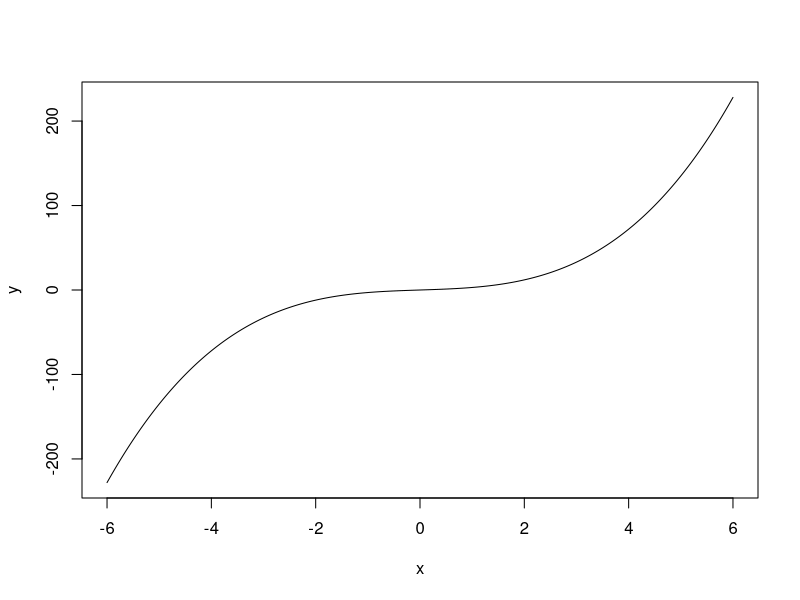

Reproduce this figure in R.
# #Week 5 Day 1 #####
# getwd()
# setwd("/Users/2011home/Library/Mobile Documents/com~apple~CloudDocs/Education/UConn/Spring 2018/R/Week5/DataSets")
# dir()
# rev_exp0 <- read.csv("district_rev_exp.csv")
# 
# rev_exp <- read.csv(file.choose(), stringsAsFactors = FALSE)
# 
# rev_exp$STATE <- as.factor(revexp$STATE)
# 
# class(rev_exp)
# head(rev_exp0)
# tail(rev_exp)
# 
# str(rev_exp)
# summary(rev_exp)
# 
# rev_exp$TOTALREV[rev_exp$TOTALREV == "-"] <- NA
# rev_exp$TOTALREV <- as.numeric(rev_exp$TOTALREV)
# 
# # Calculate the averages of enrollment, total revenue and total expecnditure for each state.
# colMeans(rev_exp[rev_exp$STATE == "California", c("ENROLL", "TOTALREV", "TOTALEXP")], na.rm = TRUE)
# colMeans(rev_exp[rev_exp$STATE == "Connecticut", c("ENROLL", "TOTALREV", "TOTALEXP")], na.rm = TRUE)
# colMeans(rev_exp[rev_exp$STATE == "Massachusettes", c("ENROLL", "TOTALREV", "TOTALEXP")], na.rm = TRUE)
# colMeans(rev_exp[rev_exp$STATE == "Missouri", c("ENROLL", "TOTALREV", "TOTALEXP")], na.rm = TRUE)
# 
# aggregate(rev_exp[ , c("ENROLL", "TOTALREV", "TOTALEXP")], list(rev_exp$STATE), mean, na.rm=TRUE)
# # list() specifies the criterion to make groups
# aggregate(rev_exp[ , c("ENROLL", "TOTALREV", "TOTALEXP")], by = list(ST = rev_exp$STATE, EnR = rev_exp$ENROLL > 1000), mean, na.rm=TRUE)
# 
# a <- na.omit(rev_exp) # eliminate the rows that contain NA
# 
# # 2. text file: tab-delimited file
# # district_rev_exp.txt
# rev_exp1 <- read.delim(file.choose(), stringsAsFactors = FALSE)
# 
# head(rev_exp1)
# tail(rev_exp1)
# 
# #3. read.table: read any tabulat file as a data.frame
# rev_exp2 <- read.table(file.choose(), sep = "/", stringsAsFactors = FALSE)
# head(rev_exp2)
# str(rev_exp2)
# names(rev_exp2)
# 
# # table doesnt know that the first line is headers, so you must identify it as such if it is
# rev_exp2 <- read.table(file.choose(), sep = "/", header = TRUE, stringsAsFactors = FALSE)
# head(rev_exp2)
# str(rev_exp2)
# names(rev_exp2)
# 
# # we can also read a csv file and tab delimited txt file using read.table
# rev_exp3 <- read.table(file.choose(), sep = ",", header = TRUE, stringsAsFactors = FALSE) # district_rev_exp.csv
# rev_exp3 <- read.table(file.choose(), sep = "\t", header = TRUE, stringsAsFactors = FALSE) # district_rev_exp.csv
# 
# # You can save excel file with csv or tab delimited txt file. Then, you can use to read the file.
# # You can read excel file directly
# # First install the package "readxl"
# install.packages("readxl")
# library(readxl)
# excel_sheets(file.choose())
# rev_exp4 <- read_excel(file.choose(), sheet = 1)
# 
# # iYou can also import data from Stata
# install.packages("foreign")
# library(foreign)

# ## D2 ####
# ## Review of exercise 5d1
# rm(list=ls())
# 
# # 1 which league is the best in terms of wage (eur_wage) and overall?
# 
# getwd()
# setwd("/Users/2011home/Library/Mobile Documents/com~apple~CloudDocs/Education/UConn/Spring 2018/R/Week5/DataSets")
# dir()
# sc <- read.csv("complete.csv", stringsAsFactors = FALSE, na.strings = "")
# # na.strings = "" means that any empty strings become "NA", we can change that from "" to " " or "." or whatever
# sc <- sc[, c("name", "club", "age", "league", "eur_value", "eur_wage", "overall")]
# head(sc)
# 
# str(sc)
# # str tells us about what each of these columns are in the data.frame
# summary(sc)
# # this tells 
# 
# lWage <- aggregate(sc[, "eur_wage"], list(sc$league), mean)
# # this gives us the mean of the eur_wage by each league (the list)
# names(lWage) <- c("league", "avgWage")
# head(lWage)
# tail(lWage)
# 
# rankWage <- order(lWage[, "avgWage"], decreasing = TRUE)
# lWage <- lWage[rankWage, ]
# 
# lOverall <- aggregate(sc[,"overall"], list(sc$league), mean)
# names(lOverall) <- c("league", "avgOverall")
# 
# rankOverall <- order(lOverall[, "avgOverall"], decreasing = TRUE)
# lOverall <- lOverall[rankOverall, ]
# 
# # 2
# 
# rank_value <- order(sc[,"eur_value"], decreasing = TRUE)
# lValue <- sc[rank_value, ]
# lValue100 <- lValue[1:100,]
# lValue100$rank_value <- 1:100
# 
# lValue100
# str(lValue100)
# teamStat <- summary(factor(lValue100$club))
# teamStat
# teamStat <- sort(teamStat, decreasing = TRUE)
# teamStat
# 
# # 3 Present the distribution of avg wage based on age
# ageWage <- aggregate(sc[, "eur_wage"], list(sc$age), mean)
# names(ageWage) <- c("age", "avgWage")
# ageWage
# plot(ageWage$age, ageWage$avgWage, xlab = "age", ylab = "average wage", type = "b")
# boxplot(eur_wage~age, data = sc, xlab = "age", ylab = "wage", range = 0)
# 
# # 4 Which team has the most players under 23?
# 
# team23 <- factor(sc[sc$age<23, "club"])
# teamAge <- table(team23)
# teamAgeRank <- sort(teamAge, decreasing = TRUE)
# teamAgeRank[1:10]

# ### Time and date data
# today <- Sys.Date()
# today
# class(today)
# 
# now <- date()
# now
# class(now)
# 
# # Use as.Date() to cover charachter to dates
# a <- c("2007-06-22", "2004-02-13")
# class(a)
# myDates <- as.Date(a)
# myDates
# class(myDates)
# 
# a1 <-c("01/13/2013", "Feb-03-2013", "12/11/2014")
# as.Date(a1)
# myDates1 <- as.Date(a1, format= c("%m/%d/%Y", "%b-%d-%Y"))
# myDates1
# 
# format(myDates1, format = "%B %d %Y")
# format(myDates1, format = "%m-%d-%y")
# format(myDates1, format = "%Y")
# 
# # We can compare dates
# myDates[1] > myDates[2]
# days <- myDates[1] - myDates[2]
# days
# class(days)
# 
# myDates[1]
# myDates[1] + 1
# myDates[1] +30
# myDates[1] + 365

# Day 3 ####

# conditional statement: if and if-else

# Sometimes, we want to run one piece of code if some condition is true, but a 
# different piece of code if it is false. We can do this using if-else satement.

# syntex of if statement
# if (condition) {
# statement
# }
# 

if ( 3 != 4) {
  print ("3 is not equal to 4")
}

if (nchar("boy") < nchar("girl")) {
  print("Girl is taller than boy")
}

if ( 3 == 4) {
  print ("3 is equal to 4") # nothing executed because the condition doesn't hold.
}

# syntex of if-else statement
# if (condition) {
# statement 1
# } else {
# statement 2
# }
# 

# The else part is optional and is only evaluated if condition is false. It is important to know that the
# else must be in the same line as the closing brace of the if statement

set.seed(4)
R <- c("Zaur", "Rob", "Louis", "Tim", "Hanli", "Chris", "Jieun", "Xizi", "Busra", "Jinsoon", "Xuanye",
       "Chaoyuan", "Yiyan", "Rui", "Tyler", "Kenn", "Alexandra", "Di", "Zhonghui", "Lindsay")
R.boy <- c("Zaur", "Rob", "Louis", "Tim", "Chris", "Xizi", "Jinsoon", "Chaoyuan", "Tyler", "Kenn", "Zhonghui")
R.girl <- R[!(R %in% R.boy)]

a <- sample(x=R, size=5, replace=FALSE)

if (sum(a %in% R.girl) > sum(a %in% R.boy)) {
  cat("Girls are more than boys in R class")
} else {
  cat("Boys are more than Girls in R class")
}

# We can have as many if-else statements as we want.
# Syntex

# if (condition 1) {
# statement 1
# } else if (condition 2) {
# statement 2
# } else if (condition 3) {
# statement 3 
# } else {
# statement 4
# }

player1 <- "rock"
player2 <- "rock"

if ( (player1 == "rock"& player2 == "scissors") | (player1 == "scissors"& player2 == "paper") 
     | (player1 == "paper"& player2 == "rock") ) {
  cat("Player1 win!")
} else if ((player1 == "scissors" & player2 == "rock") | (player1 == "paper"& player2 == "scissors") 
           | (player1 == "rock"& player2 == "paper")) {
  cat("Player2 win!")
} else {
  cat("Tie!")
}


# While loop: Loops are used in programming to repeat a specific block of code.
# While loop repeat as long as the given condition is true. 
# Draw a flowchart 

# Syntex of while loop
# while (condition) {
# statement
# }

# Example: Initialize the speed variable
speed <- 64
# Code the while loop
while ( speed > 30 ) {
  cat("Slow down!")
  speed <- speed - 7
}

cat("Ok, now. The speed is", speed, "miles/hour")

# Newton-Raphson method for f(x) = x^3 + 2*x
# The Newton-Raphson method is an approach for finding the roots of nonlinear
# equations and is one of the most common root-finding algorithms due to its 
# relative simplicity and speed. 

x <- seq(-6,6, by=0.01)
y <- x^3 + 2*x
plot(x,y, type="l")

x <- c(0, 5)
i <- 2

while (abs(x[i] - x[i-1])>0.0001) {
  x[i+1] <- x[i] - (x[i]^3 + 2*x[i])/(3*x[i]^2 + 2)
  i <- i + 1
}
cat("The solution to the equation x^3 + 2*x = 0 is x=", x[i])

# Law of large numbers

xbar <- c(10)
i = 1
mu = 0
while ( abs(xbar[i] - mu) > 0.000001) {
  x <- runif(i, -3, 3)
  xbar[i+1] <- mean(x)
  i <- i + 1
}

cat ("xbar is", round(xbar[i],3))